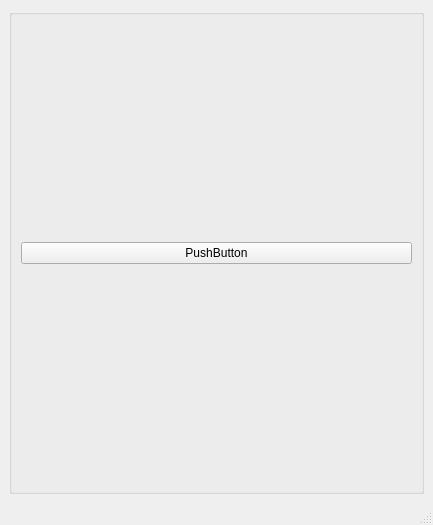
<?xml version="1.0" encoding="UTF-8"?>
<ui version="4.0">
 <class>MainWindow</class>
 <widget class="QMainWindow" name="MainWindow">
  <property name="geometry">
   <rect>
    <x>0</x>
    <y>0</y>
    <width>433</width>
    <height>525</height>
   </rect>
  </property>
  <property name="windowTitle">
   <string>MainWindow</string>
  </property>
  <widget class="QWidget" name="centralwidget">
   <layout class="QVBoxLayout" name="verticalLayout">
    <item>
     <widget class="QGroupBox" name="groupBox">
      <property name="title">
       <string/>
      </property>
      <layout class="QHBoxLayout" name="horizontalLayout">
       <item>
        <widget class="QPushButton" name="pushButton_2">
         <property name="text">
          <string>PushButton</string>
         </property>
        </widget>
       </item>
      </layout>
     </widget>
    </item>
   </layout>
  </widget>
  <widget class="QMenuBar" name="menubar">
   <property name="geometry">
    <rect>
     <x>0</x>
     <y>0</y>
     <width>433</width>
     <height>26</height>
    </rect>
   </property>
  </widget>
  <widget class="QStatusBar" name="statusbar"/>
 </widget>
 <resources/>
 <connections/>
</ui>
